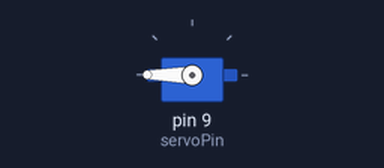
Simulated run of this sketch. Board: Arduino Uno, built with avr-gcc and run on an emulated ATmega328P. On the bench: servo.

Above: at 0.05 s.
Timing chart, 0 to 4.6 s (numbered marks = the images above):
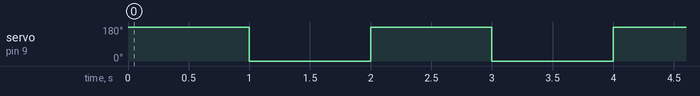

The sketch:

control_servo.ino
```cpp
#include <Servo.h>

int servoPin = 9;
Servo servo_1;
void setup() {
  servo_1.attach(servoPin);
  // put your setup code here, to run once:

}

void loop() {
  servo_1.write(180);
  delay(1000);
  servo_1.write(-180);
  delay(1000);
  // put your main code here, to run repeatedly:

}
```

Measured:
- by itself, servo on pin 9 (servoPin): alternates 180° for 1.0 s and 0° for 1.0 s
